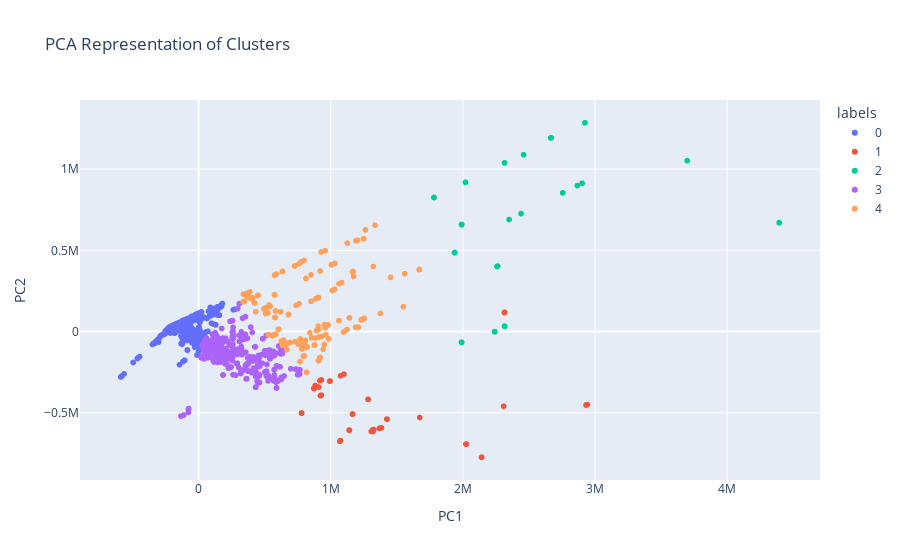

The cell this chart's notebook holds for it:
### Code cell
serve_scatter_plot(trimmed=False, k=5)
